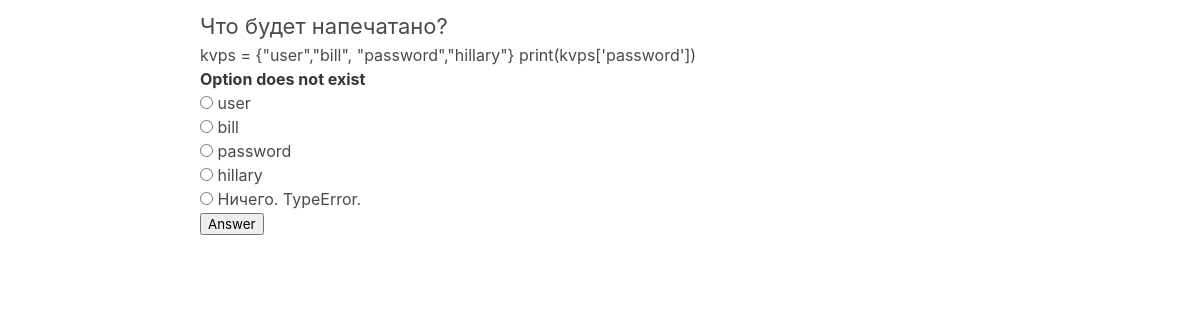
The app's page /4/answer/ with its own data.
### riddles_app/models.py (models this page shows, shortened)
class Riddle(models.Model):
    rid_title = models.CharField(max_length=100)
    rid_text = models.CharField(max_length=255)
    pub_date = models.DateTimeField('date published')

class Option(models.Model):
    riddle = models.ForeignKey(Riddle, on_delete=models.CASCADE)
    text = models.CharField(max_length=255)
    correct = models.BooleanField(default=False)

### riddles_app/views.py (the view)
# urls.py: path('<int:riddle_id>/answer/', views.answer, name='answer'),
def answer(request, riddle_id):
    riddle = get_object_or_404(Riddle, pk=riddle_id)
    try:
        option = riddle.option_set.get(pk=request.POST['option'])
    except (KeyError, Option.DoesNotExist):
        return render(request, 'answer.html', {'riddle': riddle, 'error_message': 'Option does not exist'})
    else:
        if option.correct:
            return render(request, "index.html", {"latest_riddles": Riddle.objects.order_by('-pub_date')[:5], "message": "Nice! Choose another one!"})
        else:
            return render(request, 'answer.html', {'riddle': riddle, 'error_message': 'Wrong Answer!'})

### riddles_app/templates/answer.html (shortened to what this page needs)
{% extends 'base.html' %}
{% block content %}
  <div class="container">
    <h1>{{ riddle.rid_title }}</h1>
    <h4>{{ riddle.rid_text }}</h4>
    {% if error_message %}
      <p>
        <strong>{{ error_message }}</strong>
      </p>
    {% endif %}
    <form action="{% url 'riddles_app:answer' riddle.id %}" method="post">
      {% for option in riddle.option_set.all %}
        <input type="radio" value="{{ option.id }}" name="option" id="option{{ forloop.counter }}"/>
        <label for="option{{ forloop.counter }}">{{ option.text }}</label><br>
      {% endfor %}
      <input type="submit" value="Answer" />
    </form>
  </div>
{% endblock %}

### riddles_app/static/riddles_app/main.css (style rules this page uses)
.container { margin: 10px 200px 0; }
h1 { font-size: 22px; }

### records on screen
Riddle: rid_title "Что будет напечатано?", rid_text "kvps = {\"user\",\"bill\", \"password\",\"hillary\"} print(kvps['password'])"
Option: text "user"
Option: text "bill"
Option: text "password"
Option: text "hillary"
Option: text "Ничего. TypeError."

### other values on screen
{{ error_message }} "Option does not exist"
